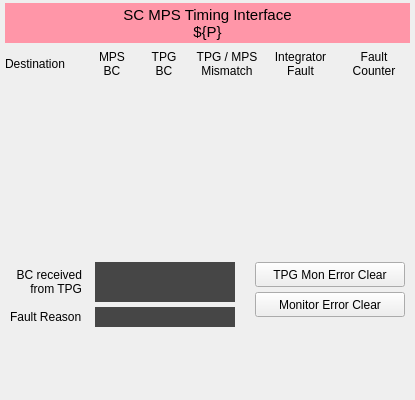
<?xml version="1.0" encoding="UTF-8"?>
<ui version="4.0">
 <class>Form</class>
 <widget class="QWidget" name="Form">
  <property name="geometry">
   <rect>
    <x>0</x>
    <y>0</y>
    <width>415</width>
    <height>400</height>
   </rect>
  </property>
  <property name="minimumSize">
   <size>
    <width>415</width>
    <height>0</height>
   </size>
  </property>
  <property name="windowTitle">
   <string>SCMPS - TPG Interlock Check</string>
  </property>
  <layout class="QVBoxLayout" name="verticalLayout">
   <property name="spacing">
    <number>0</number>
   </property>
   <property name="leftMargin">
    <number>5</number>
   </property>
   <property name="topMargin">
    <number>0</number>
   </property>
   <property name="rightMargin">
    <number>5</number>
   </property>
   <property name="bottomMargin">
    <number>0</number>
   </property>
   <item>
    <widget class="QLabel" name="label">
     <property name="minimumSize">
      <size>
       <width>0</width>
       <height>40</height>
      </size>
     </property>
     <property name="maximumSize">
      <size>
       <width>16777215</width>
       <height>40</height>
      </size>
     </property>
     <property name="font">
      <font>
       <pointsize>11</pointsize>
      </font>
     </property>
     <property name="styleSheet">
      <string notr="true">background-color: rgb(255, 150, 168);</string>
     </property>
     <property name="text">
      <string>SC MPS Timing Interface
${P}</string>
     </property>
     <property name="alignment">
      <set>Qt::AlignCenter</set>
     </property>
    </widget>
   </item>
   <item>
    <widget class="QFrame" name="frame">
     <property name="maximumSize">
      <size>
       <width>16777215</width>
       <height>35</height>
      </size>
     </property>
     <property name="frameShape">
      <enum>QFrame::NoFrame</enum>
     </property>
     <property name="frameShadow">
      <enum>QFrame::Raised</enum>
     </property>
     <layout class="QHBoxLayout" name="horizontalLayout">
      <property name="spacing">
       <number>2</number>
      </property>
      <property name="leftMargin">
       <number>0</number>
      </property>
      <property name="topMargin">
       <number>0</number>
      </property>
      <property name="rightMargin">
       <number>0</number>
      </property>
      <property name="bottomMargin">
       <number>0</number>
      </property>
      <item>
       <widget class="QLabel" name="label_2">
        <property name="minimumSize">
         <size>
          <width>80</width>
          <height>0</height>
         </size>
        </property>
        <property name="text">
         <string>Destination</string>
        </property>
       </widget>
      </item>
      <item>
       <widget class="QLabel" name="label_3">
        <property name="maximumSize">
         <size>
          <width>50</width>
          <height>16777215</height>
         </size>
        </property>
        <property name="text">
         <string>MPS
BC</string>
        </property>
        <property name="alignment">
         <set>Qt::AlignCenter</set>
        </property>
       </widget>
      </item>
      <item>
       <widget class="QLabel" name="label_4">
        <property name="maximumSize">
         <size>
          <width>50</width>
          <height>16777215</height>
         </size>
        </property>
        <property name="text">
         <string>TPG
BC</string>
        </property>
        <property name="alignment">
         <set>Qt::AlignCenter</set>
        </property>
       </widget>
      </item>
      <item>
       <widget class="QLabel" name="label_5">
        <property name="maximumSize">
         <size>
          <width>75</width>
          <height>16777215</height>
         </size>
        </property>
        <property name="text">
         <string>TPG / MPS
Mismatch</string>
        </property>
        <property name="alignment">
         <set>Qt::AlignCenter</set>
        </property>
       </widget>
      </item>
      <item>
       <widget class="QLabel" name="label_6">
        <property name="maximumSize">
         <size>
          <width>75</width>
          <height>16777215</height>
         </size>
        </property>
        <property name="text">
         <string>Integrator
Fault</string>
        </property>
        <property name="alignment">
         <set>Qt::AlignCenter</set>
        </property>
       </widget>
      </item>
      <item>
       <widget class="QLabel" name="label_7">
        <property name="text">
         <string>Fault
Counter</string>
        </property>
        <property name="alignment">
         <set>Qt::AlignCenter</set>
        </property>
       </widget>
      </item>
     </layout>
    </widget>
   </item>
   <item>
    <widget class="PyDMEmbeddedDisplay" name="PyDMEmbeddedDisplay">
     <property name="maximumSize">
      <size>
       <width>16777215</width>
       <height>25</height>
      </size>
     </property>
     <property name="toolTip">
      <string/>
     </property>
     <property name="frameShape">
      <enum>QFrame::NoFrame</enum>
     </property>
     <property name="macros" stdset="0">
      <string>{&quot;P&quot;:&quot;${P}&quot;,&quot;DEST&quot;:&quot;DUMPBSY&quot;}</string>
     </property>
     <property name="filename" stdset="0">
      <string>mps_timing_embed.ui</string>
     </property>
    </widget>
   </item>
   <item>
    <widget class="PyDMEmbeddedDisplay" name="PyDMEmbeddedDisplay_2">
     <property name="maximumSize">
      <size>
       <width>16777215</width>
       <height>25</height>
      </size>
     </property>
     <property name="toolTip">
      <string/>
     </property>
     <property name="frameShape">
      <enum>QFrame::NoFrame</enum>
     </property>
     <property name="macros" stdset="0">
      <string>{&quot;P&quot;:&quot;${P}&quot;,&quot;DEST&quot;:&quot;DIAG0&quot;}</string>
     </property>
     <property name="filename" stdset="0">
      <string>mps_timing_embed.ui</string>
     </property>
    </widget>
   </item>
   <item>
    <widget class="PyDMEmbeddedDisplay" name="PyDMEmbeddedDisplay_3">
     <property name="maximumSize">
      <size>
       <width>16777215</width>
       <height>25</height>
      </size>
     </property>
     <property name="toolTip">
      <string/>
     </property>
     <property name="frameShape">
      <enum>QFrame::NoFrame</enum>
     </property>
     <property name="macros" stdset="0">
      <string>{&quot;P&quot;:&quot;${P}&quot;,&quot;DEST&quot;:&quot;DUMPHXR&quot;}</string>
     </property>
     <property name="filename" stdset="0">
      <string>mps_timing_embed.ui</string>
     </property>
    </widget>
   </item>
   <item>
    <widget class="PyDMEmbeddedDisplay" name="PyDMEmbeddedDisplay_4">
     <property name="maximumSize">
      <size>
       <width>16777215</width>
       <height>25</height>
      </size>
     </property>
     <property name="toolTip">
      <string/>
     </property>
     <property name="frameShape">
      <enum>QFrame::NoFrame</enum>
     </property>
     <property name="macros" stdset="0">
      <string>{&quot;P&quot;:&quot;${P}&quot;,&quot;DEST&quot;:&quot;DUMPSXR&quot;}</string>
     </property>
     <property name="filename" stdset="0">
      <string>mps_timing_embed.ui</string>
     </property>
    </widget>
   </item>
   <item>
    <widget class="PyDMEmbeddedDisplay" name="PyDMEmbeddedDisplay_5">
     <property name="maximumSize">
      <size>
       <width>16777215</width>
       <height>25</height>
      </size>
     </property>
     <property name="toolTip">
      <string/>
     </property>
     <property name="frameShape">
      <enum>QFrame::NoFrame</enum>
     </property>
     <property name="macros" stdset="0">
      <string>{&quot;P&quot;:&quot;${P}&quot;,&quot;DEST&quot;:&quot;LASER&quot;}</string>
     </property>
     <property name="filename" stdset="0">
      <string>mps_timing_embed.ui</string>
     </property>
    </widget>
   </item>
   <item>
    <widget class="PyDMEmbeddedDisplay" name="PyDMEmbeddedDisplay_6">
     <property name="maximumSize">
      <size>
       <width>16777215</width>
       <height>25</height>
      </size>
     </property>
     <property name="toolTip">
      <string/>
     </property>
     <property name="frameShape">
      <enum>QFrame::NoFrame</enum>
     </property>
     <property name="macros" stdset="0">
      <string>{&quot;P&quot;:&quot;${P}&quot;,&quot;DEST&quot;:&quot;LESA&quot;}</string>
     </property>
     <property name="filename" stdset="0">
      <string>mps_timing_embed.ui</string>
     </property>
    </widget>
   </item>
   <item>
    <widget class="QFrame" name="frame_2">
     <property name="minimumSize">
      <size>
       <width>0</width>
       <height>90</height>
      </size>
     </property>
     <property name="maximumSize">
      <size>
       <width>16777215</width>
       <height>90</height>
      </size>
     </property>
     <property name="frameShape">
      <enum>QFrame::NoFrame</enum>
     </property>
     <property name="frameShadow">
      <enum>QFrame::Raised</enum>
     </property>
     <widget class="PyDMPushButton" name="PyDMPushButton">
      <property name="geometry">
       <rect>
        <x>250</x>
        <y>10</y>
        <width>150</width>
        <height>25</height>
       </rect>
      </property>
      <property name="toolTip">
       <string/>
      </property>
      <property name="text">
       <string>TPG Mon Error Clear</string>
      </property>
      <property name="channel" stdset="0">
       <string>ca://${P}:BEAM_FAULT_CLR</string>
      </property>
      <property name="pressValue" stdset="0">
       <string>1</string>
      </property>
      <property name="releaseValue" stdset="0">
       <string>0</string>
      </property>
     </widget>
     <widget class="PyDMPushButton" name="PyDMPushButton_2">
      <property name="geometry">
       <rect>
        <x>250</x>
        <y>40</y>
        <width>150</width>
        <height>25</height>
       </rect>
      </property>
      <property name="toolTip">
       <string/>
      </property>
      <property name="text">
       <string>Monitor Error Clear</string>
      </property>
      <property name="channel" stdset="0">
       <string>ca://${P}:MON_ERR_CLR</string>
      </property>
      <property name="pressValue" stdset="0">
       <string>1</string>
      </property>
      <property name="releaseValue" stdset="0">
       <string>0</string>
      </property>
     </widget>
     <widget class="QLabel" name="label_8">
      <property name="geometry">
       <rect>
        <x>2</x>
        <y>10</y>
        <width>75</width>
        <height>40</height>
       </rect>
      </property>
      <property name="text">
       <string>BC received from TPG</string>
      </property>
      <property name="alignment">
       <set>Qt::AlignRight|Qt::AlignTrailing|Qt::AlignVCenter</set>
      </property>
      <property name="wordWrap">
       <bool>true</bool>
      </property>
     </widget>
     <widget class="PyDMLabel" name="PyDMLabel_10">
      <property name="geometry">
       <rect>
        <x>90</x>
        <y>10</y>
        <width>140</width>
        <height>20</height>
       </rect>
      </property>
      <property name="font">
       <font>
        <pointsize>9</pointsize>
       </font>
      </property>
      <property name="toolTip">
       <string/>
      </property>
      <property name="styleSheet">
       <string notr="true">background-color: rgb(70, 70, 70);</string>
      </property>
      <property name="frameShape">
       <enum>QFrame::NoFrame</enum>
      </property>
      <property name="text">
       <string/>
      </property>
      <property name="alignment">
       <set>Qt::AlignCenter</set>
      </property>
      <property name="showUnits" stdset="0">
       <bool>false</bool>
      </property>
      <property name="alarmSensitiveContent" stdset="0">
       <bool>true</bool>
      </property>
      <property name="channel" stdset="0">
       <string>ca://${P}:TimePowL</string>
      </property>
      <property name="displayFormat" stdset="0">
       <enum>PyDMLabel::Hex</enum>
      </property>
     </widget>
     <widget class="PyDMLabel" name="PyDMLabel_11">
      <property name="geometry">
       <rect>
        <x>90</x>
        <y>30</y>
        <width>140</width>
        <height>20</height>
       </rect>
      </property>
      <property name="font">
       <font>
        <pointsize>9</pointsize>
       </font>
      </property>
      <property name="toolTip">
       <string/>
      </property>
      <property name="styleSheet">
       <string notr="true">background-color: rgb(70, 70, 70);</string>
      </property>
      <property name="frameShape">
       <enum>QFrame::NoFrame</enum>
      </property>
      <property name="text">
       <string/>
      </property>
      <property name="alignment">
       <set>Qt::AlignCenter</set>
      </property>
      <property name="showUnits" stdset="0">
       <bool>false</bool>
      </property>
      <property name="alarmSensitiveContent" stdset="0">
       <bool>true</bool>
      </property>
      <property name="channel" stdset="0">
       <string>ca://${P}:TimePowH</string>
      </property>
      <property name="displayFormat" stdset="0">
       <enum>PyDMLabel::Hex</enum>
      </property>
     </widget>
     <widget class="QLabel" name="label_9">
      <property name="geometry">
       <rect>
        <x>5</x>
        <y>55</y>
        <width>83</width>
        <height>20</height>
       </rect>
      </property>
      <property name="text">
       <string>Fault Reason</string>
      </property>
     </widget>
     <widget class="PyDMLabel" name="PyDMLabel_12">
      <property name="geometry">
       <rect>
        <x>90</x>
        <y>55</y>
        <width>140</width>
        <height>20</height>
       </rect>
      </property>
      <property name="font">
       <font>
        <pointsize>9</pointsize>
       </font>
      </property>
      <property name="toolTip">
       <string/>
      </property>
      <property name="styleSheet">
       <string notr="true">background-color: rgb(70, 70, 70);</string>
      </property>
      <property name="frameShape">
       <enum>QFrame::NoFrame</enum>
      </property>
      <property name="text">
       <string/>
      </property>
      <property name="alignment">
       <set>Qt::AlignCenter</set>
      </property>
      <property name="showUnits" stdset="0">
       <bool>false</bool>
      </property>
      <property name="alarmSensitiveContent" stdset="0">
       <bool>true</bool>
      </property>
      <property name="channel" stdset="0">
       <string>ca://${P}:FAULT_REASON</string>
      </property>
      <property name="displayFormat" stdset="0">
       <enum>PyDMLabel::Hex</enum>
      </property>
     </widget>
    </widget>
   </item>
   <item>
    <widget class="QFrame" name="frame_3">
     <property name="minimumSize">
      <size>
       <width>0</width>
       <height>50</height>
      </size>
     </property>
     <property name="maximumSize">
      <size>
       <width>16777215</width>
       <height>50</height>
      </size>
     </property>
     <property name="frameShape">
      <enum>QFrame::NoFrame</enum>
     </property>
     <property name="frameShadow">
      <enum>QFrame::Raised</enum>
     </property>
     <widget class="PyDMDrawingImage" name="PyDMDrawingImage">
      <property name="geometry">
       <rect>
        <x>5</x>
        <y>0</y>
        <width>250</width>
        <height>50</height>
       </rect>
      </property>
      <property name="toolTip">
       <string/>
      </property>
      <property name="styleSheet">
       <string notr="true"/>
      </property>
      <property name="filename" stdset="0">
       <string>lcls_mps_lockup_sidebyside_digital.png</string>
      </property>
     </widget>
    </widget>
   </item>
  </layout>
 </widget>
 <customwidgets>
  <customwidget>
   <class>PyDMLabel</class>
   <extends>QLabel</extends>
   <header>pydm.widgets.label</header>
  </customwidget>
  <customwidget>
   <class>PyDMEmbeddedDisplay</class>
   <extends>QFrame</extends>
   <header>pydm.widgets.embedded_display</header>
  </customwidget>
  <customwidget>
   <class>PyDMPushButton</class>
   <extends>QPushButton</extends>
   <header>pydm.widgets.pushbutton</header>
  </customwidget>
  <customwidget>
   <class>PyDMDrawingImage</class>
   <extends>QWidget</extends>
   <header>pydm.widgets.drawing</header>
  </customwidget>
 </customwidgets>
 <resources/>
 <connections/>
</ui>
